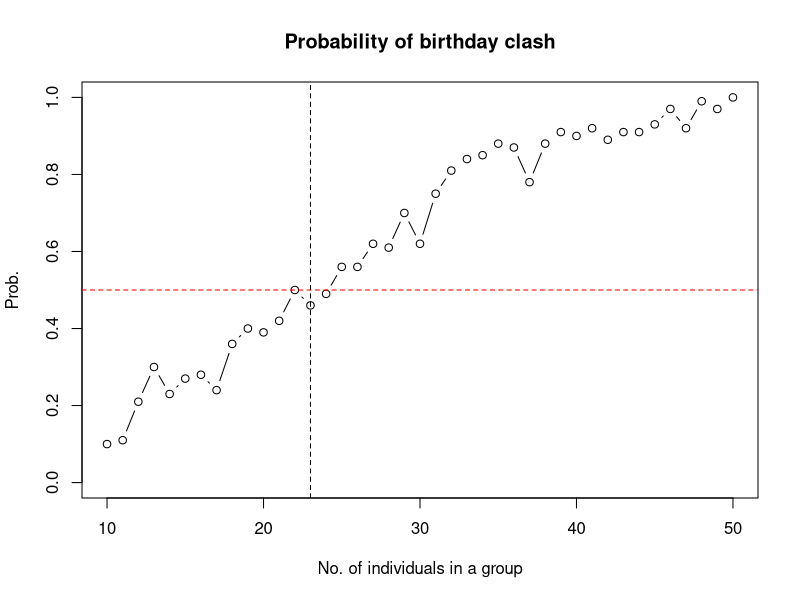
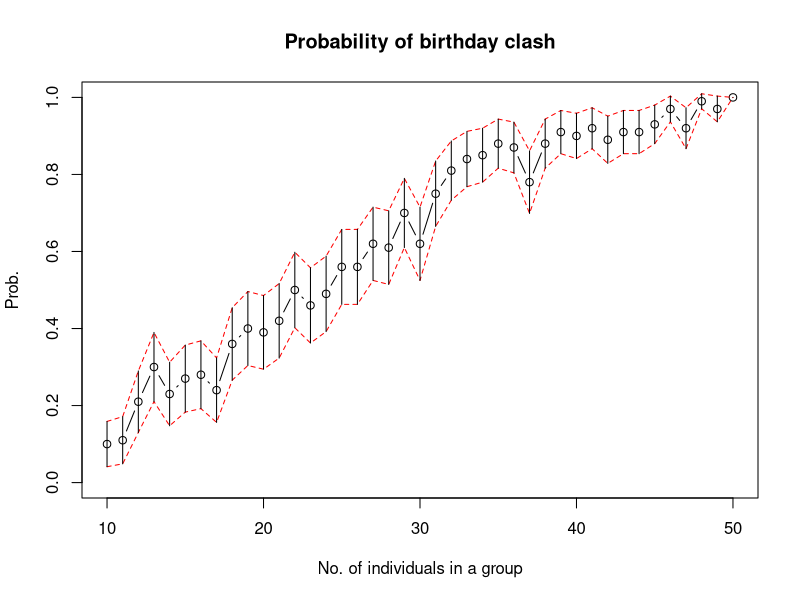
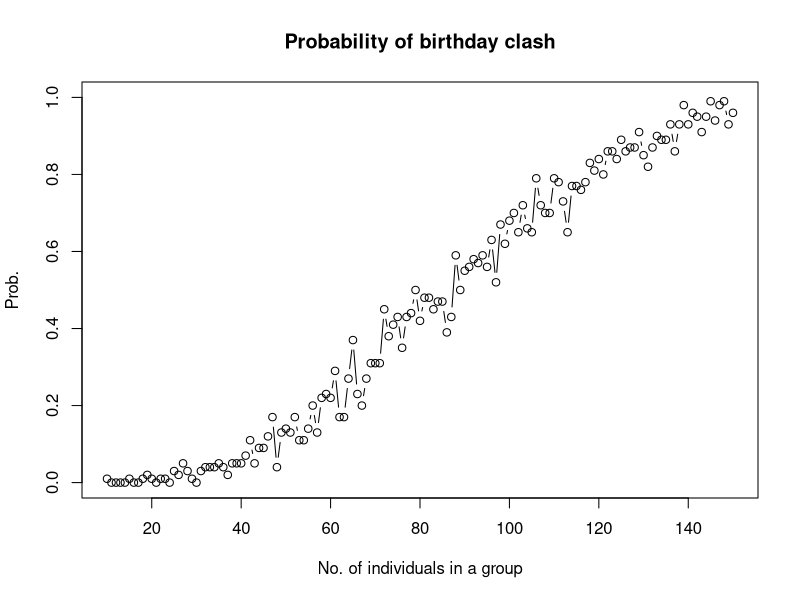
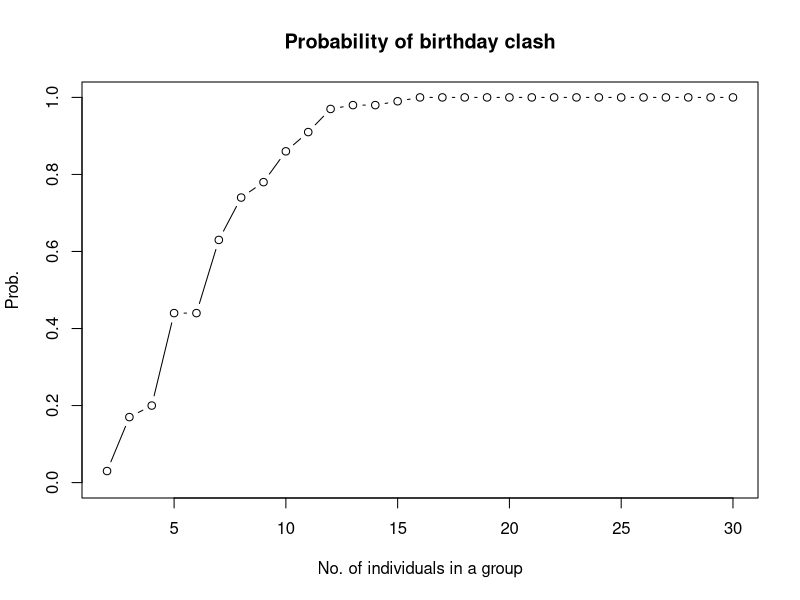

The R source for these figures, in order:
## ---- chunk 1
generate_unif_bdates <- function(n=20) {
  bdates <- sample(1:365, size=n, replace=TRUE)
  ifelse(any(table(bdates) > 1), 1, 0)
}

generate_unif_bdates <- function(n=20) {
  bdates <- sample(1:365, size=n, replace=TRUE)
  ifelse(anyDuplicated(bdates), 1, 0)
} 
## ---- chunk 2
generate_unif_bdates(20)
## ---- chunk 3
X_out <- replicate(100, generate_unif_bdates(23))
mean(X_out)

# An alternative approach: write a wrapper function that allows you to 
# modify the number of simulations as well:
# This is in preparation for the next task.
wrapper_fn <- function(n, nsim) {
  mean(replicate(nsim, generate_unif_bdates(n)))
}
## ---- chunk 4
# Set seed here?
output_prop <- sapply(10:50, 
                      function(x) mean(replicate(100, generate_unif_bdates(x))))

# Using the wrapper function from above, the sapply call is cleaner:
output_prop <- sapply(10:50, wrapper_fn, nsim=100) 

plot(10:50, output_prop, type="b", ylim=c(0,1), xlab="No. of individuals in a group",
     ylab="Prob.", main="Probability of birthday clash")
abline(h=0.5, lty=2, col="red")
abline(v=23, lty=2, col="black")
## ---- chunk 5
upper <- output_prop + qnorm(0.975)*sqrt(output_prop*(1-output_prop)/100)
lower <- output_prop - qnorm(0.975)*sqrt(output_prop*(1-output_prop)/100)

plot(10:50, output_prop, type="b", ylim=c(0,1), xlab="No. of individuals in a group",
     ylab="Prob.", main="Probability of birthday clash")

lines(10:50, upper, col="red", lty=2)
lines(10:50, lower, col="red", lty=2)
segments(10:50, upper, y1=lower, lend=0)

# An alternative, pre-packaged function for error bars:
#Hmisc::errbar(10:50, output_prop, upper, lower)
## ---- chunk 6
generate_unif_bdates2 <- function(n=20) {
  bdates <- sample(1:365, size=n, replace=TRUE)
  any(table(bdates) > 2) 
}
output_prop2 <- sapply(10:150, 
                      function(x) mean(replicate(100, generate_unif_bdates2(x))))

plot(10:150, output_prop2, type="b", ylim=c(0,1), xlab="No. of individuals in a group",
     ylab="Prob.", main="Probability of birthday clash")
## ---- chunk 7
generate_unif_bdates3 <- function(n=20) {
  bdates <- sort(sample(1:365, size=n, replace=TRUE))
  
  crossover <- c(bdates[bdates >= 359], bdates[bdates<=7]+365)
  if(length(crossover) >=2){
    if(any(diff(crossover)<=7))
      return(TRUE)
  }
  any(diff(bdates) <= 7)
}
output_prop3 <- sapply(2:30, 
                      function(x) mean(replicate(100, generate_unif_bdates3(x))))

plot(2:30, output_prop3, type="b", ylim=c(0,1), xlab="No. of individuals in a group",
     ylab="Prob.", main="Probability of birthday clash")
